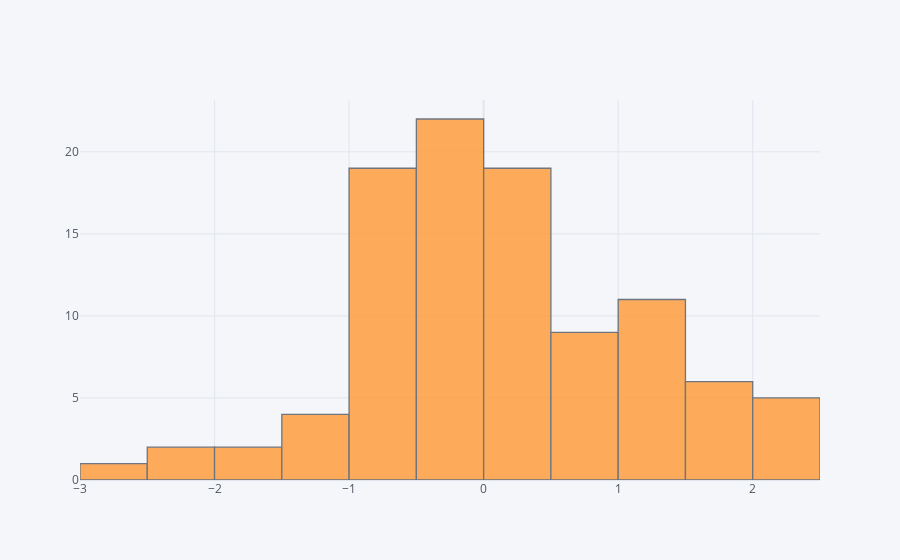

Write notebook code for a chart like this one.
### Markdown cell above
**Histogramas**<br>
`Compare com os histograsm padrões do matplotlib e seaborn`

### Code cell
df['A'].iplot(kind='hist')

### Figure 1 — Plotly figure (JSON) as saved in the notebook; plotly's stock layout.template omitted (floating-point values rounded to 4 significant figures)
{"data": [{"histfunc": "count", "histnorm": "", "marker": {"color": "rgba(255, 153, 51, 1.0)", "line": {"color": "#4D5663", "width": 1.3}}, "name": "A", "opacity": 0.8, "orientation": "v", "type": "histogram", "x": [-2.233, -0.9522, 0.2785, -0.7497, -0.8956, -0.2702, 0.1338, -0.1014, 2.409, 2.28, 1.537, -0.4738, 0.3896, -0.4481, -0.04272, 1.861, -0.644, 1.258, -1.205, -0.1429, 1.168, -2.653, -0.9404, 0.1496, 0.0447, -0.732, 0.5234, -0.4409, -0.5833, 0.2565, -0.3008, 0.07976, -2.09, -0.8712, -0.6931, -0.8218, 1.442, 0.3752, 1.231, 0.42, -0.1555, 1.887, -0.6944, 1.144, 0.7625, -0.2482, 1.441, 0.2204, 0.295, -0.0002316, 1.29, 1.127, -0.003629, -0.8263, -1.019, -1.291, -0.1901, -0.7639, 2.096, 2.131, 2.225, 1.194, -0.7877, 0.9697, 0.9493, -0.0444, 0.3896, -0.01445, -0.6968, 0.1614, -0.1228, -0.8371, -0.2471, -0.104, -1.428, 0.3535, -0.1054, 1.696, 0.5916, 0.9908, 0.7429, -0.07201, 0.0001746, 0.01311, 1.924, -0.4264, 0.1622, 0.4698, 1.006, 0.7676, -0.9161, -1.624, -0.9528, -0.1774, 1.065, 0.4339, 1.698, -1.854, 0.9776, -0.8273]}], "layout": {"barmode": "overlay", "legend": {"bgcolor": "#F5F6F9", "font": {"color": "#4D5663"}}, "paper_bgcolor": "#F5F6F9", "plot_bgcolor": "#F5F6F9", "title": {"font": {"color": "#4D5663"}}, "xaxis": {"gridcolor": "#E1E5ED", "showgrid": true, "tickfont": {"color": "#4D5663"}, "title": {"font": {"color": "#4D5663"}, "text": ""}, "zerolinecolor": "#E1E5ED"}, "yaxis": {"gridcolor": "#E1E5ED", "showgrid": true, "tickfont": {"color": "#4D5663"}, "title": {"font": {"color": "#4D5663"}, "text": ""}, "zerolinecolor": "#E1E5ED"}}}
